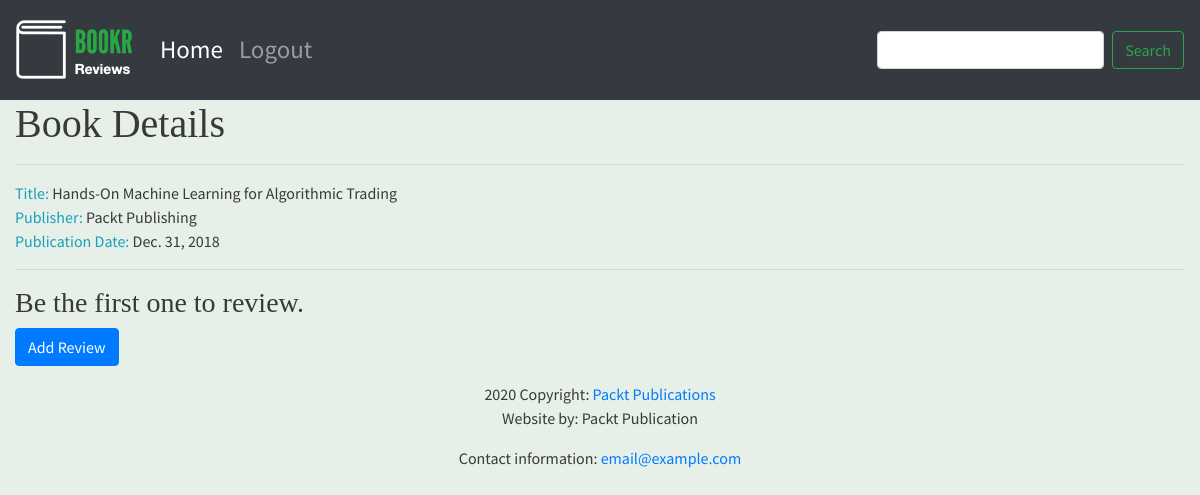
/book/2/, run on the app's committed database.
### reviews/models.py (models this page shows, shortened)
class Book(models.Model):
    title = models.CharField(max_length=70, help_text="The title of the book.")
    publication_date = models.DateField(verbose_name="Date the book was published.")
    isbn = models.CharField(max_length=20, verbose_name="ISBN number of the book")
    publisher = models.ForeignKey(Publisher, on_delete = models.CASCADE)
    contributors = models.ManyToManyField("Contributor", through="BookContributor")

class Publisher(models.Model):
    name = models.CharField(max_length=50, help_text="The name of the Publishers.")
    website = models.URLField(help_text="The Publisher's website.")
    email = models.EmailField(help_text="The Publisher's email address.")
    def __str__(self):
        return self.name

### reviews/views.py (the view)
# urls.py: path('book/<int:pk>/', views.book_detail, name = 'book_detail'),
def book_detail(request, pk):
    book = get_object_or_404(Book, pk=pk)
    reviews = book.review_set.all()
    if reviews:
        book_rating = average_rating([review.rating for review in reviews])
        context = {
            "book": book,
            "book_rating": book_rating,
            "reviews": reviews
        }
    else:
        context = {
            "book": book,
            "book_rating": None,
            "reviews": None
        }
    return render(request, 'reviews/book_detail.html', context)

### reviews/templates/reviews/book_detail.html (shortened to what this page needs)
{% extends 'reviews/base.html' %}
{% load static %}
{% block content %}
<h1>Book Details</h1>
<hr>
<span class="text-info">Title: </span> <span>{{ book.title }}</span>
<br>
<span class="text-info">Publisher: </span><span>{{ book.publisher }}</span>
<br>
<span class="text-info">Publication Date: </span><span>{{ book.publication_date }}</span>
<br>
{% if not reviews %}
    <hr>
    <h3>Be the first one to review.</h3>
{% endif %}
<a class="btn btn-primary" href="{% url 'review_create' book.pk %}">Add Review</a>
{% endblock %}

### static/main.css (style rules this page uses)
body { font-family: 'Source Sans Pro', sans-serif; background-color: #e6efe8; color: #393939; }
h1, h2, h3, h4, h5, h6 { font-family: 'Libre Baskerville', serif; }

### data on the page
Book: title "Hands-On Machine Learning for Algorithmic Trading", publisher "Packt Publishing", publication_date "Dec. 31, 2018"
